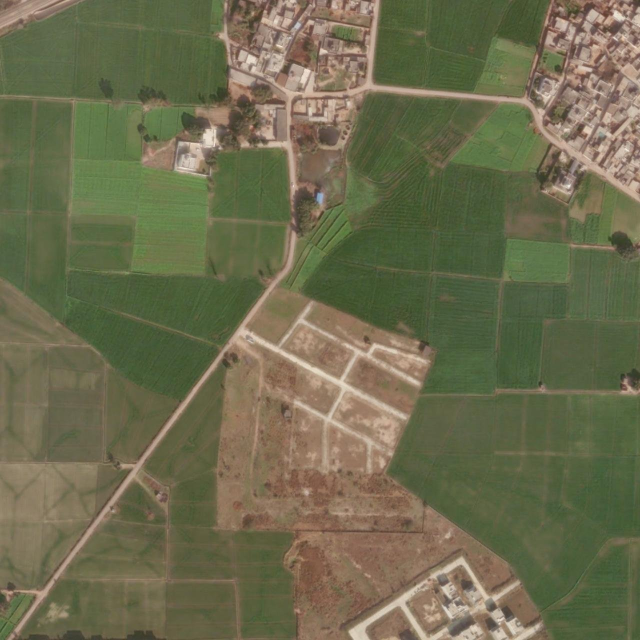
#> input picture VNS_code_files_GPU-Aashutosh/arcgis_cache_z18_g5_186737_107843.png, 1280 x 1280 px (shown at 1/2 size)
$ python -i 5_retrieve_candidates.py   (imports and definitions only)
#> lines starting #> are read from the running program, lines starting #| are printed output that depends on the picture
#> further down, picture is the input picture: shape (1280, 1280, 3); mean B, G, R 78, 107.6, 108.4
import cv2
import numpy as np
import os

# -------------------------
# Paths
# -------------------------
VIDEO_PATH = "data/drone_video/flight.mp4"
DESCRIPTOR_PATH = "outputs/global_descriptors/descriptors.npy"
IMAGE_LIST_PATH = "outputs/global_descriptors/image_paths.txt"
DEBUG_DIR = "outputs/debug_images"

# [11 lines not run here, left out]

# -------------------------
# Descriptor function (same as STEP 4)
# -------------------------
def compute_global_descriptor(img):
    img = cv2.resize(img, (128, 128))
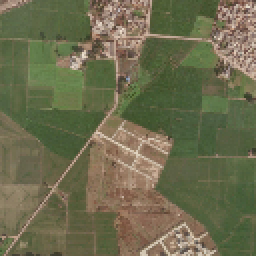
#> img: shape (128, 128, 3) (shown 2 times larger); mean of channels 0, 1, 2 78.1, 107.7, 108.5; drawn as B, G, R

    hsv = cv2.cvtColor(img, cv2.COLOR_BGR2HSV)
#> hsv: shape (128, 128, 3); mean H, S, V 30.4, 85, 115.8
    hist_h = cv2.calcHist([hsv], [0], None, [16], [0, 180])
#> hist_h = [1024, 4614, 2548, 5932, 2259, 0, 0, 0, 1, 2, 0, 1, 0, 0, 0, 3]
    hist_s = cv2.calcHist([hsv], [1], None, [16], [0, 256])
#> hist_s = [3, 19, 322, 992, 3807, 7401, 3480, 353, 6, 1, 0, 0, 0, 0, 0, 0]

    edges = cv2.Canny(img, 100, 200)
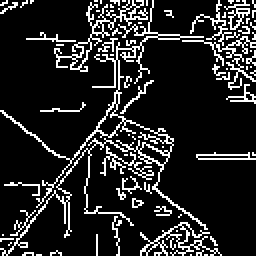
#> edges: shape (128, 128) (shown 2 times larger); 14.5% white in thin lines or dots
    edge_hist = np.histogram(edges, bins=16, range=(0, 256))[0]
#> edge_hist = [14005, 0, 0, 0, 0, 0, 0, 0, 0, 0, 0, 0, 0, 0, 0, 2379]

    desc = np.concatenate([
        hist_h.flatten(),
        hist_s.flatten(),
        edge_hist.flatten()
    ]).astype(np.float32)
#> desc = 48 values, max 14005 at index 32, min 0 at index 5, mean 1024

    desc /= (np.linalg.norm(desc) + 1e-6)
#> desc = 48 values, max 0.745 at index 32, min 0 at index 5, mean 0.0545
    return desc

# -------------------------
# Read one frame from video
# -------------------------
# [1 line not run here, left out]
# [1 line that did not run here, left out]
# [8 lines not run here, left out]

# -------------------------
# Compute descriptor
# -------------------------
# [1 line that did not run here, left out]

# -------------------------
# Compute similarity (cosine)
# -------------------------
# [1 line that did not run here, left out]
top_k = 5
# [1 line that did not run here, left out]

# [10 lines not run here, left out]

>>> import cv2
>>> picture = cv2.imread('../../../VNS_code_files_GPU-Aashutosh/arcgis_cache_z18_g5_186737_107843.png')
>>> result = compute_global_descriptor(picture)
#> result has the same summary as desc in compute_global_descriptor
